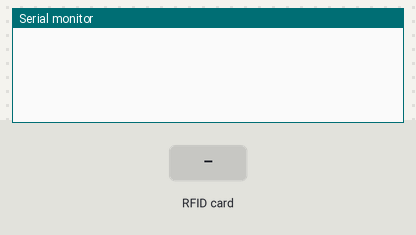
A sketch run on a simulated Arduino Uno, built with avr-gcc and run on an emulated ATmega328P. On the bench: the last lines printed to the serial monitor. The test bench sets the inputs (shaded band).

Above: at 1.2 s.
1.3 s: RFID card A4 81 18 EB held to the reader
At 2.5 s:
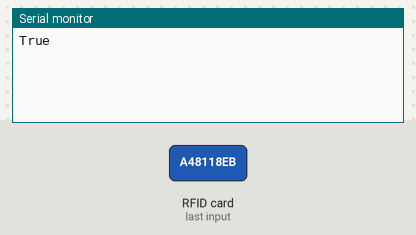
2.8 s: RFID card 5E 7A 19 C4 held to the reader
At 4.0 s:
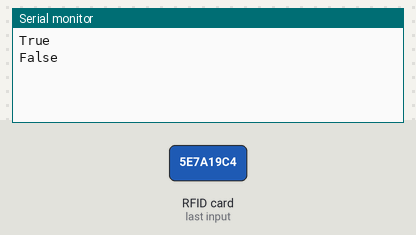

Measured:
- after the input at 1.3 s, the serial monitor: prints a new line at once (image 1)
- after the input at 2.8 s, the serial monitor: prints a new line at once (image 2)

The sketch:

rfidCode.ino
```cpp
#include <MFRC522.h>
#include <SPI.h>

//Configuracoes de pinos do sensor RFID
#define SS_PIN 10
#define RST_PIN 9
MFRC522 rfidSensor(SS_PIN, RST_PIN);

void setup(){
  Serial.begin(9600);
  SPI.begin();
  rfidSensor.PCD_Init();
}

void loop(){
  if(!rfidSensor.PICC_IsNewCardPresent()){
    return;
  }

  if(!rfidSensor.PICC_ReadCardSerial()){
    return;
  }

  String conteudo = "";

  for(byte i = 0; i < rfidSensor.uid.size; i++){
    conteudo.concat(String(rfidSensor.uid.uidByte[i] < 0x10 ? " 0" : " "));
    conteudo.concat(String(rfidSensor.uid.uidByte[i], HEX));
  }

  conteudo.toUpperCase();

  //Hexadecimal abaixo eh o codigo do chaveiro
  if(conteudo == " A4 81 18 EB" || conteudo == " FB 03 F1 03"){
    Serial.println("True");
  }
  else{
    Serial.println("False");
  }
}
```
